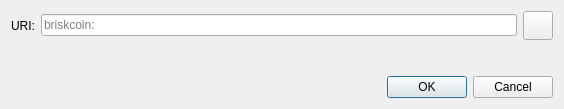
<?xml version="1.0" encoding="UTF-8"?>
<ui version="4.0">
 <class>OpenURIDialog</class>
 <widget class="QDialog" name="OpenURIDialog">
  <property name="geometry">
   <rect>
    <x>0</x>
    <y>0</y>
    <width>564</width>
    <height>109</height>
   </rect>
  </property>
  <property name="windowTitle">
   <string>Open briskcoin URI</string>
  </property>
  <layout class="QVBoxLayout" name="verticalLayout">
   <item>
    <layout class="QHBoxLayout" name="horizontalLayout">
     <item>
      <widget class="QLabel" name="label">
       <property name="text">
        <string>URI:</string>
       </property>
      </widget>
     </item>
     <item>
      <widget class="QValidatedLineEdit" name="uriEdit">
       <property name="placeholderText">
        <string notr="true">briskcoin:</string>
       </property>
      </widget>
     </item>
     <item>
      <widget class="QToolButton" name="pasteButton">
       <property name="toolTip">
        <string extracomment="Tooltip text for button that allows you to paste an address that is in your clipboard.">Paste address from clipboard</string>
       </property>
       <property name="text">
        <string/>
       </property>
       <property name="icon">
        <iconset resource="../briskcoin.qrc">
         <normaloff>:/icons/editpaste</normaloff>:/icons/editpaste
        </iconset>
       </property>
       <property name="iconSize">
        <size>
         <width>22</width>
         <height>22</height>
        </size>
       </property>
      </widget>
     </item>
    </layout>
   </item>
   <item>
    <spacer name="verticalSpacer">
     <property name="orientation">
      <enum>Qt::Vertical</enum>
     </property>
     <property name="sizeHint" stdset="0">
      <size>
       <width>20</width>
       <height>40</height>
      </size>
     </property>
    </spacer>
   </item>
   <item>
    <widget class="QDialogButtonBox" name="buttonBox">
     <property name="orientation">
      <enum>Qt::Horizontal</enum>
     </property>
     <property name="standardButtons">
      <set>QDialogButtonBox::Cancel|QDialogButtonBox::Ok</set>
     </property>
    </widget>
   </item>
  </layout>
 </widget>
 <customwidgets>
  <customwidget>
   <class>QValidatedLineEdit</class>
   <extends>QLineEdit</extends>
   <header>qt/qvalidatedlineedit.h</header>
  </customwidget>
 </customwidgets>
 <resources/>
 <connections>
  <connection>
   <sender>buttonBox</sender>
   <signal>accepted()</signal>
   <receiver>OpenURIDialog</receiver>
   <slot>accept()</slot>
   <hints>
    <hint type="sourcelabel">
     <x>248</x>
     <y>254</y>
    </hint>
    <hint type="destinationlabel">
     <x>157</x>
     <y>274</y>
    </hint>
   </hints>
  </connection>
  <connection>
   <sender>buttonBox</sender>
   <signal>rejected()</signal>
   <receiver>OpenURIDialog</receiver>
   <slot>reject()</slot>
   <hints>
    <hint type="sourcelabel">
     <x>316</x>
     <y>260</y>
    </hint>
    <hint type="destinationlabel">
     <x>286</x>
     <y>274</y>
    </hint>
   </hints>
  </connection>
 </connections>
</ui>
